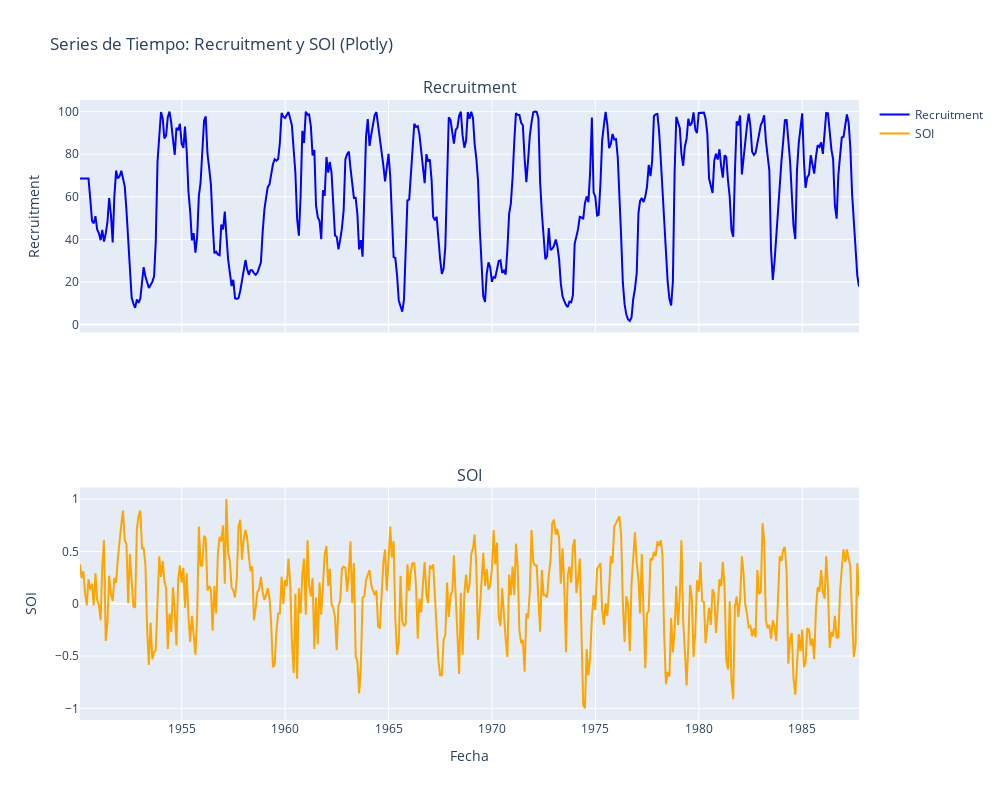

Here is the notebook cell this chart was saved with:
### Code cell
# Graficar las dos series en diferentes planos utilizando Plotly
fig = sp.make_subplots(rows=2, cols=1, shared_xaxes=True, subplot_titles=('Recruitment', 'SOI'))

# Graficar la serie 'Recruitment'
fig.add_trace(go.Scatter(x=soi_rec.index, y=soi_rec['Recruitment'], mode='lines', name='Recruitment', line=dict(color='blue')), row=1, col=1)

# Graficar la serie 'SOI' 
fig.add_trace(go.Scatter(x=soi_rec.index, y=soi_rec['SOI'], mode='lines', name='SOI', line=dict(color='orange')), row=2, col=1)

# Configurar los títulos y etiquetas
fig.update_layout(height=800, width=1000, title_text="Series de Tiempo: Recruitment y SOI (Plotly)", showlegend=True)
fig.update_xaxes(title_text="Fecha", row=2, col=1)
fig.update_yaxes(title_text="Recruitment", row=1, col=1)
fig.update_yaxes(title_text="SOI", row=2, col=1)

# Mostrar el gráfico con Plotly
fig.show()

### Figure 1 — Plotly figure (JSON) as saved in the notebook; plotly's stock layout.template omitted (floating-point values rounded to 4 significant figures; data arrays with more than 128 entries replaced by an {"elided": "..."} marker saying what was removed)
{"data": [{"line": {"color": "blue"}, "mode": "lines", "name": "Recruitment", "type": "scatter", "x": {"elided": "453 str values"}, "xaxis": "x", "y": {"elided": "453 float values"}, "yaxis": "y"}, {"line": {"color": "orange"}, "mode": "lines", "name": "SOI", "type": "scatter", "x": {"elided": "453 str values"}, "xaxis": "x2", "y": {"elided": "453 float values"}, "yaxis": "y2"}], "layout": {"annotations": [{"font": {"size": 16}, "showarrow": false, "text": "Recruitment", "x": 0.5, "xanchor": "center", "xref": "paper", "y": 1, "yanchor": "bottom", "yref": "paper"}, {"font": {"size": 16}, "showarrow": false, "text": "SOI", "x": 0.5, "xanchor": "center", "xref": "paper", "y": 0.375, "yanchor": "bottom", "yref": "paper"}], "height": 800, "showlegend": true, "title": {"text": "Series de Tiempo: Recruitment y SOI (Plotly)"}, "width": 1000, "xaxis": {"anchor": "y", "domain": [0, 1], "matches": "x2", "showticklabels": false}, "xaxis2": {"anchor": "y2", "domain": [0, 1], "title": {"text": "Fecha"}}, "yaxis": {"anchor": "x", "domain": [0.625, 1], "title": {"text": "Recruitment"}}, "yaxis2": {"anchor": "x2", "domain": [0, 0.375], "title": {"text": "SOI"}}}}
